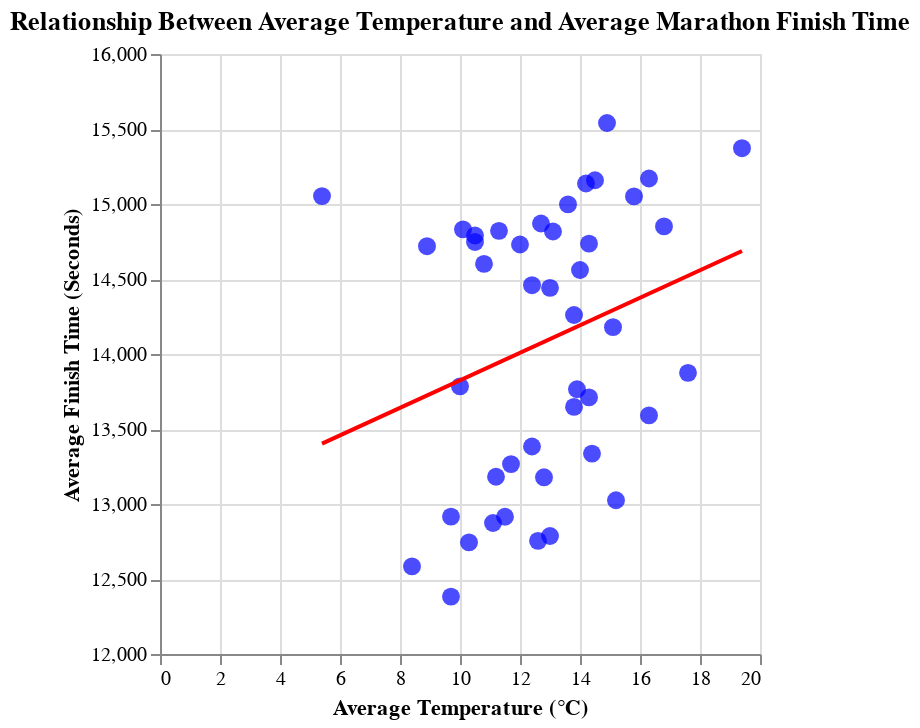

The notebook cell saved with this chart:
### Code cell
# Scatter plot of average temperature vs. average finishing time
scatter = alt.Chart(avg_per_year).mark_circle(size=80, color="blue", opacity=0.7).encode(
    x=alt.X("AVG_TEMP_C:Q", title="Average Temperature (°C)"),
    y=alt.Y("TIME_SECONDS:Q", title="Average Finish Time (Seconds)", scale=alt.Scale(domain=[12000, 16000])),
    tooltip=["YEAR", "AVG_TEMP_C", "TIME_SECONDS"]
)

# Added a regression line
regression = scatter.transform_regression(
    "AVG_TEMP_C", "TIME_SECONDS", method="linear"
).mark_line(color="red")

# Combine scatter plot and trend line
temp_vs_time_chart = (scatter + regression).properties(
    title="Relationship Between Average Temperature and Average Marathon Finish Time"
)

# Perform regression and extract parameters separately with numpy
slope, intercept = np.polyfit(avg_per_year["AVG_TEMP_C"], avg_per_year["TIME_SECONDS"], 1)
# Print regression equation
print(f"Regression equation: TIME_SECONDS = {slope:.2f} * AVG_TEMP_C + {intercept:.2f}")

temp_vs_time_chart

### Figure 1 — Vega-Lite specification as saved in the notebook (floating-point values rounded to 4 significant figures)
{"config": {"view": {"continuousWidth": 300, "continuousHeight": 300}}, "layer": [{"mark": {"type": "circle", "color": "blue", "opacity": 0.7, "size": 80}, "encoding": {"tooltip": [{"field": "YEAR", "type": "quantitative"}, {"field": "AVG_TEMP_C", "type": "quantitative"}, {"field": "TIME_SECONDS", "type": "quantitative"}], "x": {"field": "AVG_TEMP_C", "title": "Average Temperature (°C)", "type": "quantitative"}, "y": {"field": "TIME_SECONDS", "scale": {"domain": [12000, 16000]}, "title": "Average Finish Time (Seconds)", "type": "quantitative"}}}, {"mark": {"type": "line", "color": "red"}, "encoding": {"tooltip": [{"field": "YEAR", "type": "quantitative"}, {"field": "AVG_TEMP_C", "type": "quantitative"}, {"field": "TIME_SECONDS", "type": "quantitative"}], "x": {"field": "AVG_TEMP_C", "title": "Average Temperature (°C)", "type": "quantitative"}, "y": {"field": "TIME_SECONDS", "scale": {"domain": [12000, 16000]}, "title": "Average Finish Time (Seconds)", "type": "quantitative"}}, "transform": [{"on": "AVG_TEMP_C", "regression": "TIME_SECONDS", "method": "linear"}]}], "data": {"name": "data-db2ae79697c09331511b1fcca28a6580"}, "title": "Relationship Between Average Temperature and Average Marathon Finish Time", "$schema": "https://vega.github.io/schema/vega-lite/v5.20.1.json", "datasets": {"data-db2ae79697c09331511b1fcca28a6580": [{"YEAR": 1974, "TIME_SECONDS": 15050.0, "PRECIP_mm": 0.0, "SUNSHINE_hrs": 0.2, "CLOUD_hrs": 7.0, "ATMOS_PRESS_mbar": 1010.0, "AVG_TEMP_C": 5.4, "MAX_TEMP_C": 8.8, "MIN_TEMP_C": 1.1}, {"YEAR": 1975, "TIME_SECONDS": 14740.0, "PRECIP_mm": 4.2, "SUNSHINE_hrs": 9.4, "CLOUD_hrs": 3.0, "ATMOS_PRESS_mbar": 1011.0, "AVG_TEMP_C": 14.3, "MAX_TEMP_C": 20.1, "MIN_TEMP_C": 9.5}, {"YEAR": 1976, "TIME_SECONDS": 13180.0, "PRECIP_mm": 3.0, "SUNSHINE_hrs": 10.2, "CLOUD_hrs": 3.3, "ATMOS_PRESS_mbar": 1010.0, "AVG_TEMP_C": 12.8, "MAX_TEMP_C": 18.0, "MIN_TEMP_C": 7.3}, {"YEAR": 1977, "TIME_SECONDS": 12380.0, "PRECIP_mm": 11.2, "SUNSHINE_hrs": 0.0, "CLOUD_hrs": 8.0, "ATMOS_PRESS_mbar": 1013.0, "AVG_TEMP_C": 9.7, "MAX_TEMP_C": 12.5, "MIN_TEMP_C": 7.4}, {"YEAR": 1979, "TIME_SECONDS": 12580.0, "PRECIP_mm": 0.0, "SUNSHINE_hrs": 5.4, "CLOUD_hrs": 2.0, "ATMOS_PRESS_mbar": 1019.0, "AVG_TEMP_C": 8.4, "MAX_TEMP_C": 15.2, "MIN_TEMP_C": 2.9}, {"YEAR": 1981, "TIME_SECONDS": 13590.0, "PRECIP_mm": 0.1, "SUNSHINE_hrs": 3.6, "CLOUD_hrs": 7.3, "ATMOS_PRESS_mbar": 1001.0, "AVG_TEMP_C": 16.3, "MAX_TEMP_C": 21.5, "MIN_TEMP_C": 14.8}, {"YEAR": 1982, "TIME_SECONDS": 13870.0, "PRECIP_mm": 0.7, "SUNSHINE_hrs": 10.1, "CLOUD_hrs": 1.0, "ATMOS_PRESS_mbar": 1004.0, "AVG_TEMP_C": 17.6, "MAX_TEMP_C": 25.4, "MIN_TEMP_C": 12.0}, {"YEAR": 1983, "TIME_SECONDS": 13180.0, "PRECIP_mm": 0.0, "SUNSHINE_hrs": 9.8, "CLOUD_hrs": 2.3, "ATMOS_PRESS_mbar": 1021.0, "AVG_TEMP_C": 11.2, "MAX_TEMP_C": 20.3, "MIN_TEMP_C": 9.3}, {"YEAR": 1984, "TIME_SECONDS": 12750.0, "PRECIP_mm": 3.9, "SUNSHINE_hrs": 0.1, "CLOUD_hrs": 7.3, "ATMOS_PRESS_mbar": 1004.0, "AVG_TEMP_C": 12.6, "MAX_TEMP_C": 15.7, "MIN_TEMP_C": 8.5}, {"YEAR": 1985, "TIME_SECONDS": 12740.0, "PRECIP_mm": 0.0, "SUNSHINE_hrs": 8.7, "CLOUD_hrs": 5.0, "ATMOS_PRESS_mbar": 1020.0, "AVG_TEMP_C": 10.3, "MAX_TEMP_C": 15.4, "MIN_TEMP_C": 6.0}, {"YEAR": 1986, "TIME_SECONDS": 12870.0, "PRECIP_mm": 0.0, "SUNSHINE_hrs": 6.5, "CLOUD_hrs": 5.0, "ATMOS_PRESS_mbar": 1025.0, "AVG_TEMP_C": 11.1, "MAX_TEMP_C": 17.8, "MIN_TEMP_C": 8.0}, {"YEAR": 1987, "TIME_SECONDS": 12920.0, "PRECIP_mm": 0.0, "SUNSHINE_hrs": 9.9, "CLOUD_hrs": 1.0, "ATMOS_PRESS_mbar": 1018.0, "AVG_TEMP_C": 9.7, "MAX_TEMP_C": 15.2, "MIN_TEMP_C": 4.4}, {"YEAR": 1988, "TIME_SECONDS": 12790.0, "PRECIP_mm": 4.2, "SUNSHINE_hrs": 0.0, "CLOUD_hrs": 7.0, "ATMOS_PRESS_mbar": 994.4, "AVG_TEMP_C": 13.0, "MAX_TEMP_C": 15.4, "MIN_TEMP_C": 6.3}, {"YEAR": 1989, "TIME_SECONDS": 12910.0, "PRECIP_mm": 0.1, "SUNSHINE_hrs": 1.8, "CLOUD_hrs": 5.7, "ATMOS_PRESS_mbar": 1014.0, "AVG_TEMP_C": 11.5, "MAX_TEMP_C": 14.8, "MIN_TEMP_C": 5.0}, {"YEAR": 1990, "TIME_SECONDS": 13030.0, "PRECIP_mm": 0.5, "SUNSHINE_hrs": 0.1, "CLOUD_hrs": 7.3, "ATMOS_PRESS_mbar": 1000.0, "AVG_TEMP_C": 15.2, "MAX_TEMP_C": 18.5, "MIN_TEMP_C": 11.2}, {"YEAR": 1991, "TIME_SECONDS": 13340.0, "PRECIP_mm": 0.0, "SUNSHINE_hrs": 0.9, "CLOUD_hrs": 7.3, "ATMOS_PRESS_mbar": 994.9, "AVG_TEMP_C": 14.4, "MAX_TEMP_C": 18.2, "MIN_TEMP_C": 8.4}, {"YEAR": 1992, "TIME_SECONDS": 13760.0, "PRECIP_mm": 0.0, "SUNSHINE_hrs": 10.2, "CLOUD_hrs": 0.3, "ATMOS_PRESS_mbar": 1011.0, "AVG_TEMP_C": 13.9, "MAX_TEMP_C": 22.7, "MIN_TEMP_C": 6.7}, {"YEAR": 1993, "TIME_SECONDS": 13380.0, "PRECIP_mm": 0.0, "SUNSHINE_hrs": 0.7, "CLOUD_hrs": 7.3, "ATMOS_PRESS_mbar": 1000.0, "AVG_TEMP_C": 12.4, "MAX_TEMP_C": 15.9, "MIN_TEMP_C": 10.4}, {"YEAR": 1994, "TIME_SECONDS": 13650.0, "PRECIP_mm": 0.0, "SUNSHINE_hrs": 1.9, "CLOUD_hrs": 4.3, "ATMOS_PRESS_mbar": 1010.0, "AVG_TEMP_C": 13.8, "MAX_TEMP_C": 18.8, "MIN_TEMP_C": 10.7}, {"YEAR": 1995, "TIME_SECONDS": 13710.0, "PRECIP_mm": 0.0, "SUNSHINE_hrs": 7.4, "CLOUD_hrs": 4.7, "ATMOS_PRESS_mbar": 1006.0, "AVG_TEMP_C": 14.3, "MAX_TEMP_C": 19.8, "MIN_TEMP_C": 11.1}, {"YEAR": 1996, "TIME_SECONDS": 13270.0, "PRECIP_mm": 7.0, "SUNSHINE_hrs": 0.0, "CLOUD_hrs": 8.0, "ATMOS_PRESS_mbar": 1010.0, "AVG_TEMP_C": 11.7, "MAX_TEMP_C": 14.1, "MIN_TEMP_C": 6.7}, {"YEAR": 1997, "TIME_SECONDS": 13780.0, "PRECIP_mm": 0.0, "SUNSHINE_hrs": 11.4, "CLOUD_hrs": 1.0, "ATMOS_PRESS_mbar": 1010.0, "AVG_TEMP_C": 10.0, "MAX_TEMP_C": 19.0, "MIN_TEMP_C": 4.6}, {"YEAR": 1998, "TIME_SECONDS": 14260.0, "PRECIP_mm": 0.0, "SUNSHINE_hrs": 9.9, "CLOUD_hrs": 1.0, "ATMOS_PRESS_mbar": 1027.0, "AVG_TEMP_C": 13.8, "MAX_TEMP_C": 19.8, "MIN_TEMP_C": 10.3}, {"YEAR": 1999, "TIME_SECONDS": 14180.0, "PRECIP_mm": 1.2, "SUNSHINE_hrs": 0.0, "CLOUD_hrs": 6.3, "ATMOS_PRESS_mbar": 997.7, "AVG_TEMP_C": 15.1, "MAX_TEMP_C": 17.0, "MIN_TEMP_C": 12.9}, {"YEAR": 2000, "TIME_SECONDS": 14850.0, "PRECIP_mm": 0.0, "SUNSHINE_hrs": 5.7, "CLOUD_hrs": 6.3, "ATMOS_PRESS_mbar": 1014.0, "AVG_TEMP_C": 16.8, "MAX_TEMP_C": 21.3, "MIN_TEMP_C": 14.5}, {"YEAR": 2001, "TIME_SECONDS": 14440.0, "PRECIP_mm": 4.5, "SUNSHINE_hrs": 0.0, "CLOUD_hrs": 7.5, "ATMOS_PRESS_mbar": 1006.0, "AVG_TEMP_C": 13.0, "MAX_TEMP_C": 15.3, "MIN_TEMP_C": 10.8}, {"YEAR": 2002, "TIME_SECONDS": 14460.0, "PRECIP_mm": 0.0, "SUNSHINE_hrs": 0.0, "CLOUD_hrs": 7.3, "ATMOS_PRESS_mbar": 1021.0, "AVG_TEMP_C": 12.4, "MAX_TEMP_C": 16.4, "MIN_TEMP_C": 9.8}, {"YEAR": 2003, "TIME_SECONDS": 14730.0, "PRECIP_mm": 9.8, "SUNSHINE_hrs": 7.4, "CLOUD_hrs": 4.3, "ATMOS_PRESS_mbar": 1006.0, "AVG_TEMP_C": 12.0, "MAX_TEMP_C": 18.7, "MIN_TEMP_C": 4.4}, {"YEAR": 2004, "TIME_SECONDS": 14600.0, "PRECIP_mm": 0.6, "SUNSHINE_hrs": 0.6, "CLOUD_hrs": 6.5, "ATMOS_PRESS_mbar": 1009.0, "AVG_TEMP_C": 10.8, "MAX_TEMP_C": 13.7, "MIN_TEMP_C": 9.0}, {"YEAR": 2005, "TIME_SECONDS": 15050.0, "PRECIP_mm": 0.0, "SUNSHINE_hrs": 10.6, "CLOUD_hrs": 2.0, "ATMOS_PRESS_mbar": 1007.0, "AVG_TEMP_C": 15.8, "MAX_TEMP_C": 23.2, "MIN_TEMP_C": 10.0}, {"YEAR": 2006, "TIME_SECONDS": 15370.0, "PRECIP_mm": 0.0, "SUNSHINE_hrs": 11.3, "CLOUD_hrs": 0.1, "ATMOS_PRESS_mbar": 1005.0, "AVG_TEMP_C": 19.4, "MAX_TEMP_C": 27.6, "MIN_TEMP_C": 12.2}, {"YEAR": 2007, "TIME_SECONDS": 14820.0, "PRECIP_mm": 0.0, "SUNSHINE_hrs": 0.8, "CLOUD_hrs": 7.0, "ATMOS_PRESS_mbar": 1012.0, "AVG_TEMP_C": 13.1, "MAX_TEMP_C": 16.0, "MIN_TEMP_C": 11.1}, {"YEAR": 2008, "TIME_SECONDS": 14820.0, "PRECIP_mm": 0.0, "SUNSHINE_hrs": 10.6, "CLOUD_hrs": 2.2, "ATMOS_PRESS_mbar": 1014.0, "AVG_TEMP_C": 11.3, "MAX_TEMP_C": 17.9, "MIN_TEMP_C": 5.4}, {"YEAR": 2009, "TIME_SECONDS": 15170.0, "PRECIP_mm": 0.0, "SUNSHINE_hrs": 10.9, "CLOUD_hrs": 0.6, "ATMOS_PRESS_mbar": 1009.0, "AVG_TEMP_C": 16.3, "MAX_TEMP_C": 25.4, "MIN_TEMP_C": 8.8}, {"YEAR": 2010, "TIME_SECONDS": 14750.0, "PRECIP_mm": 29.8, "SUNSHINE_hrs": 0.0, "CLOUD_hrs": 7.8, "ATMOS_PRESS_mbar": 995.8, "AVG_TEMP_C": 10.5, "MAX_TEMP_C": 11.3, "MIN_TEMP_C": 9.7}, {"YEAR": 2011, "TIME_SECONDS": 15000.0, "PRECIP_mm": 0.0, "SUNSHINE_hrs": 11.3, "CLOUD_hrs": 0.8, "ATMOS_PRESS_mbar": 1010.0, "AVG_TEMP_C": 13.6, "MAX_TEMP_C": 22.1, "MIN_TEMP_C": 7.1}, {"YEAR": 2012, "TIME_SECONDS": 14790.0, "PRECIP_mm": 0.0, "SUNSHINE_hrs": 8.9, "CLOUD_hrs": 1.6, "ATMOS_PRESS_mbar": 1011.0, "AVG_TEMP_C": 10.5, "MAX_TEMP_C": 16.6, "MIN_TEMP_C": 5.0}, {"YEAR": 2013, "TIME_SECONDS": 14720.0, "PRECIP_mm": 0.0, "SUNSHINE_hrs": 10.7, "CLOUD_hrs": 1.4, "ATMOS_PRESS_mbar": 1009.0, "AVG_TEMP_C": 8.9, "MAX_TEMP_C": 15.2, "MIN_TEMP_C": 4.4}, {"YEAR": 2014, "TIME_SECONDS": 14870.0, "PRECIP_mm": 0.0, "SUNSHINE_hrs": 9.78, "CLOUD_hrs": 4.5, "ATMOS_PRESS_mbar": 1016.0, "AVG_TEMP_C": 12.7, "MAX_TEMP_C": 21.2, "MIN_TEMP_C": 5.1}, {"YEAR": 2015, "TIME_SECONDS": 14830.0, "PRECIP_mm": 0.0, "SUNSHINE_hrs": 8.93, "CLOUD_hrs": 2.0, "ATMOS_PRESS_mbar": 1021.0, "AVG_TEMP_C": 10.1, "MAX_TEMP_C": 16.9, "MIN_TEMP_C": 5.2}, {"YEAR": 2016, "TIME_SECONDS": 15160.0, "PRECIP_mm": 0.0, "SUNSHINE_hrs": 10.43, "CLOUD_hrs": 5.6, "ATMOS_PRESS_mbar": 1012.0, "AVG_TEMP_C": 14.5, "MAX_TEMP_C": 23.0, "MIN_TEMP_C": 8.3}, {"YEAR": 2017, "TIME_SECONDS": 15140.0, "PRECIP_mm": 0.3, "SUNSHINE_hrs": 1.5, "CLOUD_hrs": 7.5, "ATMOS_PRESS_mbar": 1013.0, "AVG_TEMP_C": 14.2, "MAX_TEMP_C": 16.4, "MIN_TEMP_C": 12.3}, {"YEAR": 2018, "TIME_SECONDS": 15540.0, "PRECIP_mm": 0.0, "SUNSHINE_hrs": 7.75, "CLOUD_hrs": 5.6, "ATMOS_PRESS_mbar": 1014.0, "AVG_TEMP_C": 14.9, "MAX_TEMP_C": 22.4, "MIN_TEMP_C": 9.0}, {"YEAR": 2019, "TIME_SECONDS": 14560.0, "PRECIP_mm": 8.0, "SUNSHINE_hrs": 0.7, "CLOUD_hrs": 6.8, "ATMOS_PRESS_mbar": 993.6, "AVG_TEMP_C": 14.0, "MAX_TEMP_C": 16.4, "MIN_TEMP_C": 11.2}]}}
